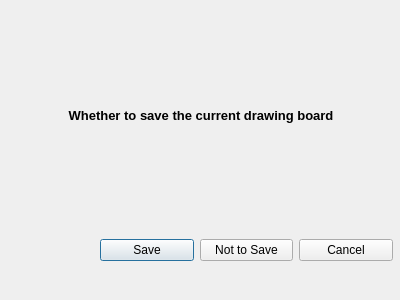
<?xml version="1.0" encoding="UTF-8"?>
<ui version="4.0">
 <class>DialogChecktoSave</class>
 <widget class="QDialog" name="DialogChecktoSave">
  <property name="geometry">
   <rect>
    <x>0</x>
    <y>0</y>
    <width>400</width>
    <height>300</height>
   </rect>
  </property>
  <property name="windowTitle">
   <string>Note</string>
  </property>
  <widget class="QWidget" name="verticalLayoutWidget">
   <property name="geometry">
    <rect>
     <x>20</x>
     <y>60</y>
     <width>362</width>
     <height>111</height>
    </rect>
   </property>
   <layout class="QVBoxLayout" name="verticalLayout">
    <item>
     <widget class="QLabel" name="label">
      <property name="text">
       <string>&lt;html&gt;&lt;head/&gt;&lt;body&gt;&lt;p align=&quot;center&quot;&gt;&lt;span style=&quot; font-size:10pt; font-weight:600;&quot;&gt;Whether to save the current drawing board&lt;/span&gt;&lt;/p&gt;&lt;/body&gt;&lt;/html&gt;</string>
      </property>
     </widget>
    </item>
   </layout>
  </widget>
  <widget class="QWidget" name="horizontalLayoutWidget">
   <property name="geometry">
    <rect>
     <x>100</x>
     <y>210</y>
     <width>293</width>
     <height>80</height>
    </rect>
   </property>
   <layout class="QHBoxLayout" name="horizontalLayout">
    <item>
     <widget class="QPushButton" name="buttonSave">
      <property name="text">
       <string>Save</string>
      </property>
     </widget>
    </item>
    <item>
     <widget class="QPushButton" name="buttonNottoSave">
      <property name="text">
       <string>Not to Save</string>
      </property>
     </widget>
    </item>
    <item>
     <widget class="QPushButton" name="buttonCancel">
      <property name="text">
       <string>Cancel</string>
      </property>
     </widget>
    </item>
   </layout>
  </widget>
 </widget>
 <resources/>
 <connections/>
</ui>
